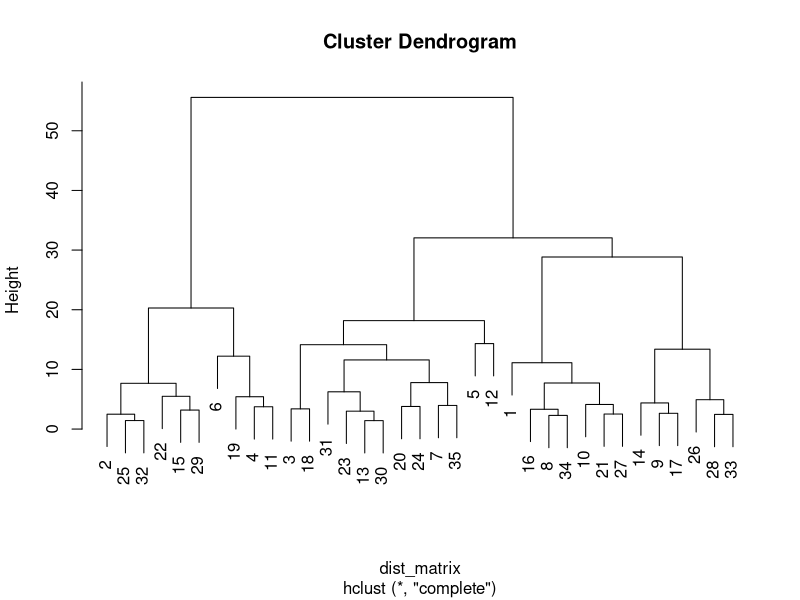

The R source for this figure:

data <- read.table(text = "
ID Age Gender Height Weight BMI BloodPressure
1 25 Male 180 75 23.1 120/80
2 35 Female 165 60 22.0 110/70
3 42 Male 175 80 26.1 130/85
4 28 Female 160 55 21.5 115/75
5 50 Male 170 90 31.1 140/90
6 33 Female 155 50 20.9 105/65
7 45 Male 178 85 26.8 125/80
8 29 Male 172 78 26.4 128/82
9 38 Female 168 70 24.8 118/78
10 31 Male 175 82 26.8 130/85
11 27 Female 163 57 21.5 112/72
12 48 Male 183 95 28.4 135/88
13 36 Male 179 88 27.5 128/83
14 40 Female 170 72 24.9 120/78
15 34 Female 167 65 23.3 118/75
16 26 Male 172 77 26.0 125/80
17 39 Female 169 68 23.8 122/78
18 43 Male 176 83 26.8 130/85
19 32 Female 162 58 22.1 114/73
20 46 Male 181 92 28.1 138/88
21 30 Male 174 79 26.1 127/82
22 29 Female 166 63 22.9 116/76
23 37 Male 177 86 27.4 129/84
24 44 Male 180 89 27.5 132/86
25 35 Female 164 62 23.1 119/77
26 51 Female 168 73 25.9 123/79
27 28 Male 173 80 26.7 128/83
28 49 Female 172 75 25.4 126/81
29 31 Female 167 66 23.7 121/78
30 36 Male 178 87 27.5 131/85
31 40 Male 179 91 28.4 133/87
32 35 Female 163 61 22.9 117/76
33 48 Female 170 74 25.6 124/80
34 29 Male 171 76 25.9 124/80
35 47 Male 177 88 28.1 135/88
", header = TRUE)


cluster_data <- data[, c("Age", "Height", "Weight", "BMI")]


dist_matrix <- dist(cluster_data)


hclustering <- hclust(dist_matrix, method = "complete")


plot(hclustering)
